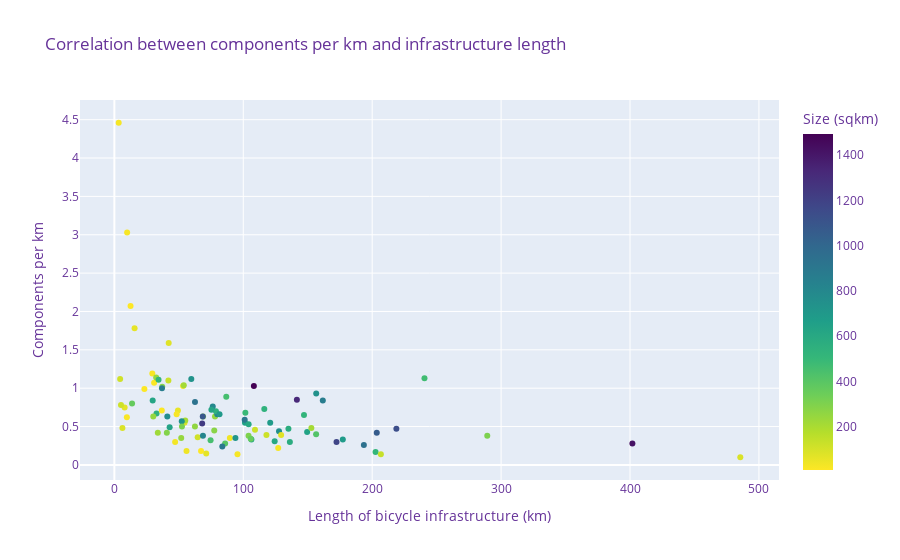
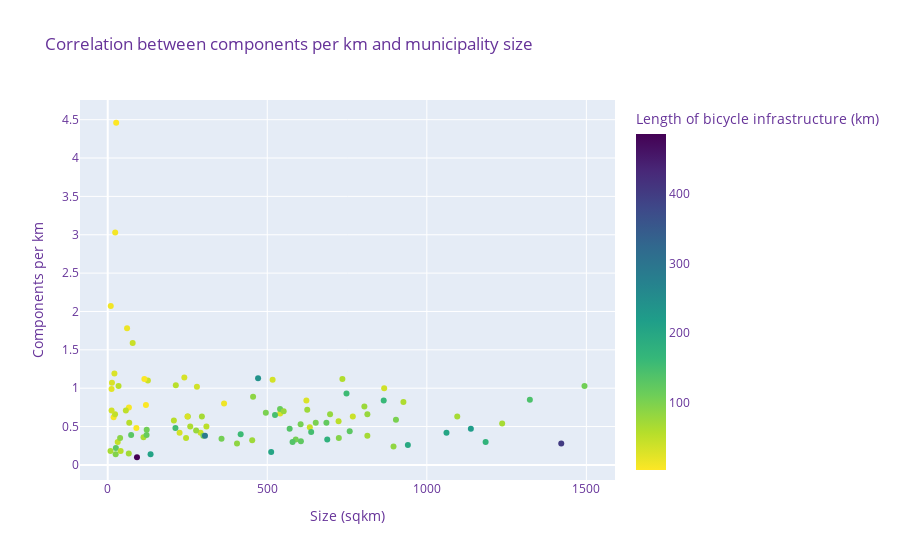
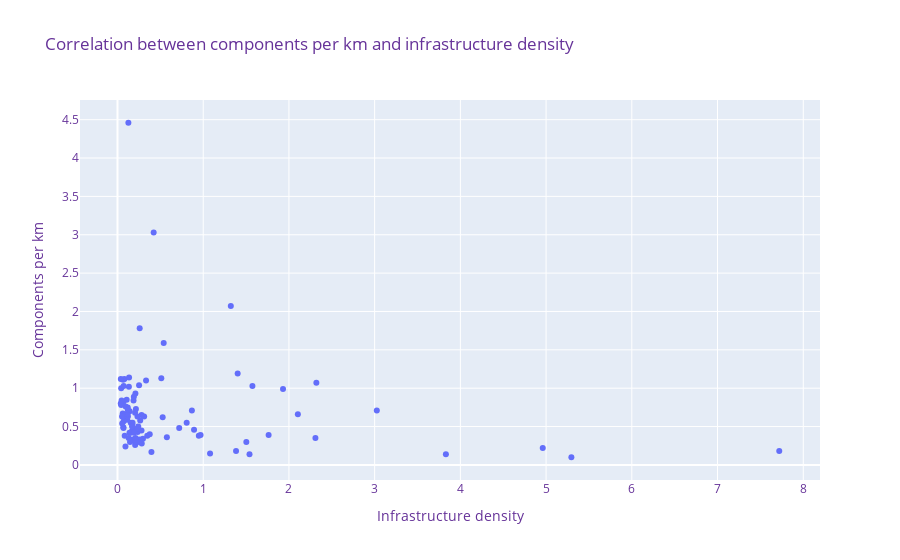

Notebook cell for these charts, in order:
### Code cell
# Plot correlation between infrastructure length and no of componentsß
fig = px.scatter(
    muni_network_counts,
    x="infra_km",
    y="comp_per_km",
    title="Correlation between components per km and infrastructure length",
    hover_data=["navn"],
    color="area_sqkm",
    color_continuous_scale="viridis_r",
    labels={
        "infra_km": "Length of bicycle infrastructure (km)",
        "component_count": "Number of disconnected components",
        "navn": "Municipality",
        "area_sqkm": "Size (sqkm)",
        "comp_per_km": "Components per km",
    },
)

fig.update_layout(font=dict(size=12, color="RebeccaPurple"))
fig.show()

# Plot correlation between infrastructure length and no of componentsß
fig = px.scatter(
    muni_network_counts,
    x="area_sqkm",
    y="comp_per_km",
    title="Correlation between components per km and municipality size",
    hover_data=["navn"],
    color="infra_km",
    color_continuous_scale="viridis_r",
    labels={
        "infra_km": "Length of bicycle infrastructure (km)",
        "component_count": "Number of disconnected components",
        "navn": "Municipality",
        "area_sqkm": "Size (sqkm)",
        "comp_per_km": "Components per km",
    },
)

fig.update_layout(font=dict(size=12, color="RebeccaPurple"))
fig.show()

# Plot correlation between infrastructure length and no of componentsß
fig = px.scatter(
    muni_network_counts,
    x="infra_dens",
    y="comp_per_km",
    title="Correlation between components per km and infrastructure density",
    hover_data=["navn"],
    # color="infra_km",
    # color_continuous_scale='viridis_r',
    labels={
        "infra_km": "Length of bicycle infrastructure (km)",
        "infra_dens": "Infrastructure density",
        "component_count": "Number of disconnected components",
        "navn": "Municipality",
        "area_sqkm": "Size (sqkm)",
        "comp_per_km": "Components per km",
    },
)

fig.update_layout(font=dict(size=12, color="RebeccaPurple"))

fig.show()

### Figure 1 — Plotly figure (JSON) as saved in the notebook; plotly's stock layout.template omitted (floating-point values rounded to 4 significant figures)
{"data": [{"customdata": [["Aabenraa"], ["Aalborg"], ["Aarhus"], ["Albertslund"], ["Allerød"], ["Assens"], ["Ballerup"], ["Billund"], ["Bornholm"], ["Brøndby"], ["Brønderslev"], ["Dragør"], ["Egedal"], ["Esbjerg"], ["Faaborg-Midtfyn"], ["Fanø"], ["Favrskov"], ["Faxe"], ["Fredensborg"], ["Fredericia"], ["Frederiksberg"], ["Frederikshavn"], ["Frederikssund"], ["Furesø"], ["Gentofte"], ["Gladsaxe"], ["Glostrup"], ["Greve"], ["Gribskov"], ["Guldborgsund"], ["Haderslev"], ["Halsnæs"], ["Hedensted"], ["Helsingør"], ["Herlev"], ["Herning"], ["Hillerød"], ["Hjørring"], ["Holbæk"], ["Holstebro"], ["Horsens"], ["Hvidovre"], ["Høje-Taastrup"], ["Hørsholm"], ["Ikast-Brande"], ["Ishøj"], ["Jammerbugt"], ["Kalundborg"], ["Kerteminde"], ["Kolding"], ["København"], ["Køge"], ["Langeland"], ["Lejre"], ["Lemvig"], ["Lolland"], ["Lyngby-Taarbæk"], ["Læsø"], ["Mariagerfjord"], ["Middelfart"], ["Morsø"], ["Norddjurs"], ["Nordfyns"], ["Nyborg"], ["Næstved"], ["Odder"], ["Odense"], ["Odsherred"], ["Randers"], ["Rebild"], ["Ringkøbing-Skjern"], ["Ringsted"], ["Roskilde"], ["Rudersdal"], ["Rødovre"], ["Samsø"], ["Silkeborg"], ["Skanderborg"], ["Skive"], ["Slagelse"], ["Solrød"], ["Sorø"], ["Stevns"], ["Struer"], ["Svendborg"], ["Syddjurs"], ["Sønderborg"], ["Thisted"], ["Tårnby"], ["Tønder"], ["Vallensbæk"], ["Varde"], ["Vejen"], ["Vejle"], ["Vesthimmerlands"], ["Viborg"], ["Vordingborg"], ["Ærø"]], "hovertemplate": "Length of bicycle infrastructure (km)=%{x}<br>Components per km=%{y}<br>Municipality=%{customdata[0]}<br>Size (sqkm)=%{marker.color}<extra></extra>", "legendgroup": "", "marker": {"color": [940.6, 1138, 471.2, 23.44, 67.43, 512.2, 33.9, 540.2, 589.3, 20.99, 633.4, 18.41, 125.8, 758.3, 637.6, 66.41, 540.1, 405.1, 112.1, 134.3, 8.71, 651.9, 251.0, 56.8, 25.62, 24.93, 13.29, 60.62, 279.5, 903.3, 813.7, 122.2, 551.4, 121.7, 12.06, 1323.0, 213.4, 926.6, 579.2, 804.3, 524.3, 22.96, 78.2, 31.35, 735.4, 26.5, 866.4, 605.4, 207.3, 604.5, 91.7, 258.6, 290.9, 240.1, 516.7, 895.6, 38.8, 119.8, 724.2, 299.6, 364.6, 723.5, 452.8, 277.1, 685.3, 225.2, 304.8, 356.7, 748.2, 622.6, 1494.0, 295.1, 212.2, 73.38, 12.17, 114.8, 864.9, 455.6, 688.0, 570.1, 40.46, 309.3, 249.9, 245.5, 416.6, 696.8, 495.5, 1095.0, 65.99, 1184.0, 9.49, 1236.0, 813.7, 1062.0, 768.0, 1421.0, 625.3, 89.77], "coloraxis": "coloraxis", "symbol": "circle"}, "mode": "markers", "name": "", "orientation": "v", "showlegend": false, "type": "scatter", "x": [193.5, 218.8, 240.6, 9.894, 54.39, 202.6, 53.35, 32.69, 106.3, 29.43, 42.88, 9.694, 41.89, 127.7, 149.5, 7.959, 116.3, 85.92, 64.64, 206.7, 67.24, 101.3, 78.06, 49.3, 127.1, 95.51, 30.83, 15.69, 37.13, 101.1, 79.83, 109.1, 78.81, 118.0, 23.29, 141.6, 53.83, 62.55, 136.2, 76.32, 147.1, 48.31, 42.16, 47.13, 59.68, 3.367, 36.94, 124.3, 54.98, 104.1, 485.6, 62.52, 40.71, 32.42, 34.28, 83.73, 89.6, 5.13, 93.92, 104.1, 13.72, 52.3, 74.64, 77.49, 120.9, 33.71, 289.3, 105.8, 156.6, 29.73, 108.2, 68.78, 152.8, 129.4, 36.82, 4.484, 161.7, 86.82, 177.2, 135.0, 55.98, 52.44, 30.18, 51.86, 156.5, 81.58, 101.6, 68.59, 71.26, 172.3, 12.55, 68.12, 68.73, 203.6, 41.08, 401.9, 75.29, 6.247], "xaxis": "x", "y": [0.26, 0.47, 1.13, 3.03, 0.55, 0.17, 1.03, 0.67, 0.33, 1.19, 0.49, 0.62, 1.1, 0.44, 0.43, 0.75, 0.73, 0.28, 0.36, 0.14, 0.18, 0.55, 0.63, 0.71, 0.22, 0.14, 1.07, 1.78, 1.02, 0.59, 0.66, 0.46, 0.7, 0.39, 0.99, 0.85, 1.04, 0.82, 0.3, 0.76, 0.65, 0.66, 1.59, 0.3, 1.12, 4.46, 1, 0.31, 0.58, 0.53, 0.1, 0.5, 0.42, 1.14, 1.11, 0.24, 0.35, 0.78, 0.35, 0.38, 0.8, 0.57, 0.32, 0.45, 0.55, 0.42, 0.38, 0.34, 0.93, 0.84, 1.03, 0.63, 0.48, 0.39, 0.71, 1.12, 0.84, 0.89, 0.33, 0.47, 0.18, 0.5, 0.63, 0.35, 0.4, 0.66, 0.68, 0.63, 0.15, 0.3, 2.07, 0.54, 0.38, 0.42, 0.63, 0.28, 0.72, 0.48], "yaxis": "y"}], "layout": {"coloraxis": {"colorbar": {"title": {"text": "Size (sqkm)"}}, "colorscale": [[0, "#fde725"], [0.1111, "#b5de2b"], [0.2222, "#6ece58"], [0.3333, "#35b779"], [0.4444, "#1f9e89"], [0.5556, "#26828e"], [0.6667, "#31688e"], [0.7778, "#3e4989"], [0.8889, "#482878"], [1, "#440154"]]}, "font": {"color": "RebeccaPurple", "size": 12}, "legend": {"tracegroupgap": 0}, "title": {"text": "Correlation between components per km and infrastructure length"}, "xaxis": {"anchor": "y", "domain": [0, 1], "title": {"text": "Length of bicycle infrastructure (km)"}}, "yaxis": {"anchor": "x", "domain": [0, 1], "title": {"text": "Components per km"}}}}

### Figure 2 — Plotly figure (JSON) as saved in the notebook; plotly's stock layout.template omitted (floating-point values rounded to 4 significant figures)
{"data": [{"customdata": [["Aabenraa"], ["Aalborg"], ["Aarhus"], ["Albertslund"], ["Allerød"], ["Assens"], ["Ballerup"], ["Billund"], ["Bornholm"], ["Brøndby"], ["Brønderslev"], ["Dragør"], ["Egedal"], ["Esbjerg"], ["Faaborg-Midtfyn"], ["Fanø"], ["Favrskov"], ["Faxe"], ["Fredensborg"], ["Fredericia"], ["Frederiksberg"], ["Frederikshavn"], ["Frederikssund"], ["Furesø"], ["Gentofte"], ["Gladsaxe"], ["Glostrup"], ["Greve"], ["Gribskov"], ["Guldborgsund"], ["Haderslev"], ["Halsnæs"], ["Hedensted"], ["Helsingør"], ["Herlev"], ["Herning"], ["Hillerød"], ["Hjørring"], ["Holbæk"], ["Holstebro"], ["Horsens"], ["Hvidovre"], ["Høje-Taastrup"], ["Hørsholm"], ["Ikast-Brande"], ["Ishøj"], ["Jammerbugt"], ["Kalundborg"], ["Kerteminde"], ["Kolding"], ["København"], ["Køge"], ["Langeland"], ["Lejre"], ["Lemvig"], ["Lolland"], ["Lyngby-Taarbæk"], ["Læsø"], ["Mariagerfjord"], ["Middelfart"], ["Morsø"], ["Norddjurs"], ["Nordfyns"], ["Nyborg"], ["Næstved"], ["Odder"], ["Odense"], ["Odsherred"], ["Randers"], ["Rebild"], ["Ringkøbing-Skjern"], ["Ringsted"], ["Roskilde"], ["Rudersdal"], ["Rødovre"], ["Samsø"], ["Silkeborg"], ["Skanderborg"], ["Skive"], ["Slagelse"], ["Solrød"], ["Sorø"], ["Stevns"], ["Struer"], ["Svendborg"], ["Syddjurs"], ["Sønderborg"], ["Thisted"], ["Tårnby"], ["Tønder"], ["Vallensbæk"], ["Varde"], ["Vejen"], ["Vejle"], ["Vesthimmerlands"], ["Viborg"], ["Vordingborg"], ["Ærø"]], "hovertemplate": "Size (sqkm)=%{x}<br>Components per km=%{y}<br>Municipality=%{customdata[0]}<br>Length of bicycle infrastructure (km)=%{marker.color}<extra></extra>", "legendgroup": "", "marker": {"color": [193.5, 218.8, 240.6, 9.894, 54.39, 202.6, 53.35, 32.69, 106.3, 29.43, 42.88, 9.694, 41.89, 127.7, 149.5, 7.959, 116.3, 85.92, 64.64, 206.7, 67.24, 101.3, 78.06, 49.3, 127.1, 95.51, 30.83, 15.69, 37.13, 101.1, 79.83, 109.1, 78.81, 118.0, 23.29, 141.6, 53.83, 62.55, 136.2, 76.32, 147.1, 48.31, 42.16, 47.13, 59.68, 3.367, 36.94, 124.3, 54.98, 104.1, 485.6, 62.52, 40.71, 32.42, 34.28, 83.73, 89.6, 5.13, 93.92, 104.1, 13.72, 52.3, 74.64, 77.49, 120.9, 33.71, 289.3, 105.8, 156.6, 29.73, 108.2, 68.78, 152.8, 129.4, 36.82, 4.484, 161.7, 86.82, 177.2, 135.0, 55.98, 52.44, 30.18, 51.86, 156.5, 81.58, 101.6, 68.59, 71.26, 172.3, 12.55, 68.12, 68.73, 203.6, 41.08, 401.9, 75.29, 6.247], "coloraxis": "coloraxis", "symbol": "circle"}, "mode": "markers", "name": "", "orientation": "v", "showlegend": false, "type": "scatter", "x": [940.6, 1138, 471.2, 23.44, 67.43, 512.2, 33.9, 540.2, 589.3, 20.99, 633.4, 18.41, 125.8, 758.3, 637.6, 66.41, 540.1, 405.1, 112.1, 134.3, 8.71, 651.9, 251.0, 56.8, 25.62, 24.93, 13.29, 60.62, 279.5, 903.3, 813.7, 122.2, 551.4, 121.7, 12.06, 1323.0, 213.4, 926.6, 579.2, 804.3, 524.3, 22.96, 78.2, 31.35, 735.4, 26.5, 866.4, 605.4, 207.3, 604.5, 91.7, 258.6, 290.9, 240.1, 516.7, 895.6, 38.8, 119.8, 724.2, 299.6, 364.6, 723.5, 452.8, 277.1, 685.3, 225.2, 304.8, 356.7, 748.2, 622.6, 1494.0, 295.1, 212.2, 73.38, 12.17, 114.8, 864.9, 455.6, 688.0, 570.1, 40.46, 309.3, 249.9, 245.5, 416.6, 696.8, 495.5, 1095.0, 65.99, 1184.0, 9.49, 1236.0, 813.7, 1062.0, 768.0, 1421.0, 625.3, 89.77], "xaxis": "x", "y": [0.26, 0.47, 1.13, 3.03, 0.55, 0.17, 1.03, 0.67, 0.33, 1.19, 0.49, 0.62, 1.1, 0.44, 0.43, 0.75, 0.73, 0.28, 0.36, 0.14, 0.18, 0.55, 0.63, 0.71, 0.22, 0.14, 1.07, 1.78, 1.02, 0.59, 0.66, 0.46, 0.7, 0.39, 0.99, 0.85, 1.04, 0.82, 0.3, 0.76, 0.65, 0.66, 1.59, 0.3, 1.12, 4.46, 1, 0.31, 0.58, 0.53, 0.1, 0.5, 0.42, 1.14, 1.11, 0.24, 0.35, 0.78, 0.35, 0.38, 0.8, 0.57, 0.32, 0.45, 0.55, 0.42, 0.38, 0.34, 0.93, 0.84, 1.03, 0.63, 0.48, 0.39, 0.71, 1.12, 0.84, 0.89, 0.33, 0.47, 0.18, 0.5, 0.63, 0.35, 0.4, 0.66, 0.68, 0.63, 0.15, 0.3, 2.07, 0.54, 0.38, 0.42, 0.63, 0.28, 0.72, 0.48], "yaxis": "y"}], "layout": {"coloraxis": {"colorbar": {"title": {"text": "Length of bicycle infrastructure (km)"}}, "colorscale": [[0, "#fde725"], [0.1111, "#b5de2b"], [0.2222, "#6ece58"], [0.3333, "#35b779"], [0.4444, "#1f9e89"], [0.5556, "#26828e"], [0.6667, "#31688e"], [0.7778, "#3e4989"], [0.8889, "#482878"], [1, "#440154"]]}, "font": {"color": "RebeccaPurple", "size": 12}, "legend": {"tracegroupgap": 0}, "title": {"text": "Correlation between components per km and municipality size"}, "xaxis": {"anchor": "y", "domain": [0, 1], "title": {"text": "Size (sqkm)"}}, "yaxis": {"anchor": "x", "domain": [0, 1], "title": {"text": "Components per km"}}}}

### Figure 3 — Plotly figure (JSON) as saved in the notebook; plotly's stock layout.template omitted (floating-point values rounded to 4 significant figures)
{"data": [{"customdata": [["Aabenraa"], ["Aalborg"], ["Aarhus"], ["Albertslund"], ["Allerød"], ["Assens"], ["Ballerup"], ["Billund"], ["Bornholm"], ["Brøndby"], ["Brønderslev"], ["Dragør"], ["Egedal"], ["Esbjerg"], ["Faaborg-Midtfyn"], ["Fanø"], ["Favrskov"], ["Faxe"], ["Fredensborg"], ["Fredericia"], ["Frederiksberg"], ["Frederikshavn"], ["Frederikssund"], ["Furesø"], ["Gentofte"], ["Gladsaxe"], ["Glostrup"], ["Greve"], ["Gribskov"], ["Guldborgsund"], ["Haderslev"], ["Halsnæs"], ["Hedensted"], ["Helsingør"], ["Herlev"], ["Herning"], ["Hillerød"], ["Hjørring"], ["Holbæk"], ["Holstebro"], ["Horsens"], ["Hvidovre"], ["Høje-Taastrup"], ["Hørsholm"], ["Ikast-Brande"], ["Ishøj"], ["Jammerbugt"], ["Kalundborg"], ["Kerteminde"], ["Kolding"], ["København"], ["Køge"], ["Langeland"], ["Lejre"], ["Lemvig"], ["Lolland"], ["Lyngby-Taarbæk"], ["Læsø"], ["Mariagerfjord"], ["Middelfart"], ["Morsø"], ["Norddjurs"], ["Nordfyns"], ["Nyborg"], ["Næstved"], ["Odder"], ["Odense"], ["Odsherred"], ["Randers"], ["Rebild"], ["Ringkøbing-Skjern"], ["Ringsted"], ["Roskilde"], ["Rudersdal"], ["Rødovre"], ["Samsø"], ["Silkeborg"], ["Skanderborg"], ["Skive"], ["Slagelse"], ["Solrød"], ["Sorø"], ["Stevns"], ["Struer"], ["Svendborg"], ["Syddjurs"], ["Sønderborg"], ["Thisted"], ["Tårnby"], ["Tønder"], ["Vallensbæk"], ["Varde"], ["Vejen"], ["Vejle"], ["Vesthimmerlands"], ["Viborg"], ["Vordingborg"], ["Ærø"]], "hovertemplate": "Infrastructure density=%{x}<br>Components per km=%{y}<br>Municipality=%{customdata[0]}<extra></extra>", "legendgroup": "", "marker": {"color": "#636efa", "symbol": "circle"}, "mode": "markers", "name": "", "orientation": "v", "showlegend": false, "type": "scatter", "x": [0.206, 0.192, 0.511, 0.422, 0.807, 0.396, 1.574, 0.061, 0.18, 1.402, 0.068, 0.527, 0.333, 0.168, 0.235, 0.12, 0.215, 0.212, 0.576, 1.54, 7.72, 0.155, 0.311, 0.868, 4.961, 3.831, 2.32, 0.259, 0.133, 0.112, 0.098, 0.893, 0.143, 0.969, 1.931, 0.107, 0.252, 0.068, 0.235, 0.095, 0.281, 2.104, 0.539, 1.503, 0.081, 0.127, 0.043, 0.205, 0.265, 0.172, 5.295, 0.242, 0.14, 0.135, 0.066, 0.093, 2.309, 0.043, 0.13, 0.347, 0.038, 0.072, 0.165, 0.28, 0.176, 0.15, 0.949, 0.297, 0.209, 0.048, 0.072, 0.233, 0.72, 1.763, 3.025, 0.039, 0.187, 0.191, 0.258, 0.237, 1.383, 0.17, 0.121, 0.211, 0.376, 0.117, 0.205, 0.063, 1.08, 0.146, 1.322, 0.055, 0.084, 0.192, 0.053, 0.283, 0.12, 0.07], "xaxis": "x", "y": [0.26, 0.47, 1.13, 3.03, 0.55, 0.17, 1.03, 0.67, 0.33, 1.19, 0.49, 0.62, 1.1, 0.44, 0.43, 0.75, 0.73, 0.28, 0.36, 0.14, 0.18, 0.55, 0.63, 0.71, 0.22, 0.14, 1.07, 1.78, 1.02, 0.59, 0.66, 0.46, 0.7, 0.39, 0.99, 0.85, 1.04, 0.82, 0.3, 0.76, 0.65, 0.66, 1.59, 0.3, 1.12, 4.46, 1, 0.31, 0.58, 0.53, 0.1, 0.5, 0.42, 1.14, 1.11, 0.24, 0.35, 0.78, 0.35, 0.38, 0.8, 0.57, 0.32, 0.45, 0.55, 0.42, 0.38, 0.34, 0.93, 0.84, 1.03, 0.63, 0.48, 0.39, 0.71, 1.12, 0.84, 0.89, 0.33, 0.47, 0.18, 0.5, 0.63, 0.35, 0.4, 0.66, 0.68, 0.63, 0.15, 0.3, 2.07, 0.54, 0.38, 0.42, 0.63, 0.28, 0.72, 0.48], "yaxis": "y"}], "layout": {"font": {"color": "RebeccaPurple", "size": 12}, "legend": {"tracegroupgap": 0}, "title": {"text": "Correlation between components per km and infrastructure density"}, "xaxis": {"anchor": "y", "domain": [0, 1], "title": {"text": "Infrastructure density"}}, "yaxis": {"anchor": "x", "domain": [0, 1], "title": {"text": "Components per km"}}}}
